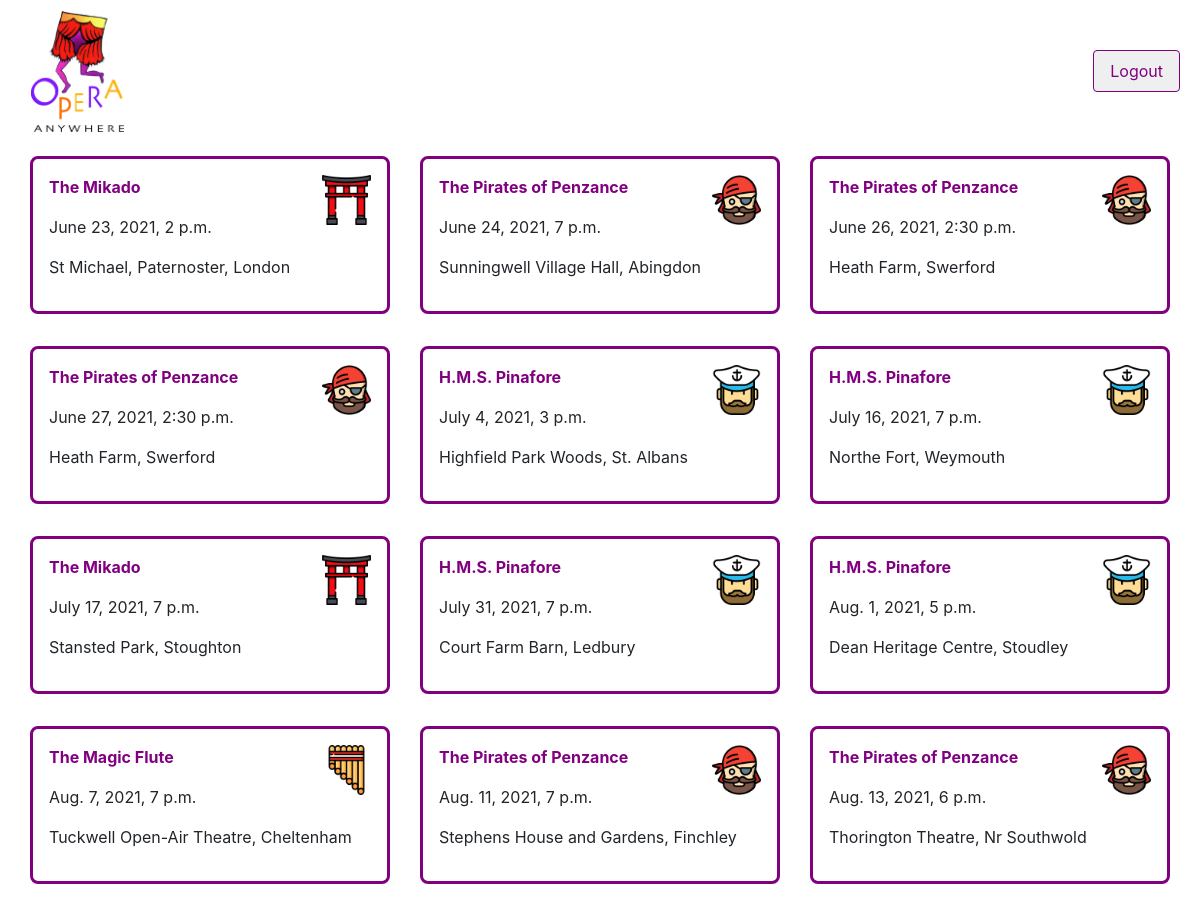
/events/ (signed in), run on the app's committed database.
### events/models.py (models this page shows, shortened)
class Event(models.Model):
    production = models.CharField(max_length=100)
    thumb = models.ImageField(default='default.png', blank=True)
    performance_date = models.DateTimeField(blank=True)
    location = models.TextField(blank=True)
    body = models.TextField()
    posting_date = models.DateTimeField(auto_now_add=True)
    class Meta:
        ordering = ['performance_date']

### events/views.py (the view)
# urls.py: path('', views.event_list, name="list"),
@login_required(login_url="/accounts/login/")
def event_list(request):
    events = Event.objects.all()
    return render(request, 'events/event_list.html', {'events':events})

### events/templates/events/event_list.html
{% extends 'base_layout.html' %}
{% load static %}
{% block content%}
<div class="container-fluid">
      <div class="row">
        {% for event in events %}
            <div class="col-12 col-md-6 col-lg-4 py-3">
              <div class="event p-3">
                <img class="icons" src="{{ event.thumb.url }}"/>
                <p class="thick"><a class="production-link" href="{% url 'events:detail' id=event.id %}">{{event.production}}</a></p>
                <p>{{event.performance_date}}</p>
                <p>{{event.location}}</p>
              </div>
            </div>
        {% endfor %}
      </div>
</div>
{% endblock%}

### assets/styles.css (style rules this page uses)
p.thick { font-weight: bold; }
.production-link { color: #800080; }
.event { border: 3px solid #800080; border-radius: 8px; position: relative; }
.icons { padding: 16px; max-width: 23%; height: auto; position: absolute; right: 0; top: 0; margin: 0; }

### data on the page
Event: thumb (picture), production "The Mikado", performance_date "June 23, 2021, 2 p.m.", location "St Michael, Paternoster, London"
Event: thumb (picture), production "The Pirates of Penzance", performance_date "June 24, 2021, 7 p.m.", location "Sunningwell Village Hall, Abingdon"
Event: thumb (picture), production "The Pirates of Penzance", performance_date "June 26, 2021, 2:30 p.m.", location "Heath Farm, Swerford"
Event: thumb (picture), production "The Pirates of Penzance", performance_date "June 27, 2021, 2:30 p.m.", location "Heath Farm, Swerford"
Event: thumb (picture), production "H.M.S. Pinafore", performance_date "July 4, 2021, 3 p.m.", location "Highfield Park Woods, St. Albans"
Event: thumb (picture), production "H.M.S. Pinafore", performance_date "July 16, 2021, 7 p.m.", location "Northe Fort, Weymouth"
Event: thumb (picture), production "The Mikado", performance_date "July 17, 2021, 7 p.m.", location "Stansted Park, Stoughton"
Event: thumb (picture), production "H.M.S. Pinafore", performance_date "July 31, 2021, 7 p.m.", location "Court Farm Barn, Ledbury"
Event: thumb (picture), production "H.M.S. Pinafore", performance_date "Aug. 1, 2021, 5 p.m.", location "Dean Heritage Centre, Stoudley"
Event: thumb (picture), production "The Magic Flute", performance_date "Aug. 7, 2021, 7 p.m.", location "Tuckwell Open-Air Theatre, Cheltenham"
Event: thumb (picture), production "The Pirates of Penzance", performance_date "Aug. 11, 2021, 7 p.m.", location "Stephens House and Gardens, Finchley"
Event: thumb (picture), production "The Pirates of Penzance", performance_date "Aug. 13, 2021, 6 p.m.", location "Thorington Theatre, Nr Southwold"
